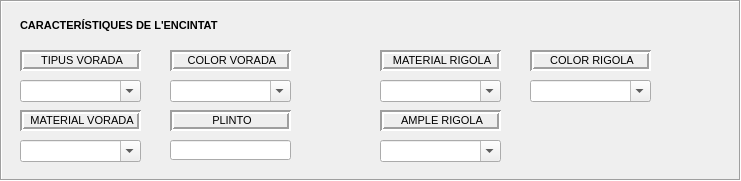
    <widget class="QFrame" name="frame">
     <property name="geometry">
      <rect>
       <x>20</x>
       <y>20</y>
       <width>741</width>
       <height>181</height>
      </rect>
     </property>
     <property name="mouseTracking">
      <bool>false</bool>
     </property>
     <property name="focusPolicy">
      <enum>Qt::NoFocus</enum>
     </property>
     <property name="contextMenuPolicy">
      <enum>Qt::DefaultContextMenu</enum>
     </property>
     <property name="acceptDrops">
      <bool>false</bool>
     </property>
     <property name="toolTip">
      <string/>
     </property>
     <property name="toolTipDuration">
      <number>-1</number>
     </property>
     <property name="statusTip">
      <string/>
     </property>
     <property name="whatsThis">
      <string/>
     </property>
     <property name="accessibleName">
      <string/>
     </property>
     <property name="accessibleDescription">
      <string/>
     </property>
     <property name="layoutDirection">
      <enum>Qt::LeftToRight</enum>
     </property>
     <property name="frameShape">
      <enum>QFrame::Box</enum>
     </property>
     <property name="frameShadow">
      <enum>QFrame::Sunken</enum>
     </property>
     <property name="midLineWidth">
      <number>0</number>
     </property>
     <widget class="QComboBox" name="mat_kerb">
      <property name="geometry">
       <rect>
        <x>20</x>
        <y>140</y>
        <width>121</width>
        <height>22</height>
       </rect>
      </property>
      <property name="editable">
       <bool>true</bool>
      </property>
     </widget>
     <widget class="QComboBox" name="color_kerb">
      <property name="geometry">
       <rect>
        <x>170</x>
        <y>80</y>
        <width>121</width>
        <height>22</height>
       </rect>
      </property>
      <property name="editable">
       <bool>true</bool>
      </property>
     </widget>
     <widget class="QComboBox" name="mat_kslab">
      <property name="geometry">
       <rect>
        <x>380</x>
        <y>80</y>
        <width>121</width>
        <height>22</height>
       </rect>
      </property>
      <property name="editable">
       <bool>true</bool>
      </property>
     </widget>
     <widget class="QLineEdit" name="elev_kerb">
      <property name="enabled">
       <bool>true</bool>
      </property>
      <property name="geometry">
       <rect>
        <x>170</x>
        <y>140</y>
        <width>121</width>
        <height>20</height>
       </rect>
      </property>
      <property name="font">
       <font>
        <family>Arial</family>
       </font>
      </property>
     </widget>
     <widget class="QLabel" name="elev_kerb_label">
      <property name="enabled">
       <bool>true</bool>
      </property>
      <property name="geometry">
       <rect>
        <x>170</x>
        <y>110</y>
        <width>121</width>
        <height>21</height>
       </rect>
      </property>
      <property name="font">
       <font>
        <family>Arial</family>
        <pointsize>8</pointsize>
       </font>
      </property>
      <property name="cursor">
       <cursorShape>ArrowCursor</cursorShape>
      </property>
      <property name="mouseTracking">
       <bool>true</bool>
      </property>
      <property name="focusPolicy">
       <enum>Qt::ClickFocus</enum>
      </property>
      <property name="layoutDirection">
       <enum>Qt::LeftToRight</enum>
      </property>
      <property name="autoFillBackground">
       <bool>false</bool>
      </property>
      <property name="frameShape">
       <enum>QFrame::Box</enum>
      </property>
      <property name="frameShadow">
       <enum>QFrame::Sunken</enum>
      </property>
      <property name="lineWidth">
       <number>2</number>
      </property>
      <property name="text">
       <string>&lt;!DOCTYPE HTML PUBLIC &quot;-//W3C//DTD HTML 4.0//EN&quot; &quot;http://www.w3.org/TR/REC-html40/strict.dtd&quot;&gt;
&lt;html&gt;&lt;head&gt;&lt;meta name=&quot;qrichtext&quot; content=&quot;1&quot; /&gt;&lt;style type=&quot;text/css&quot;&gt;
p, li { white-space: pre-wrap; }
&lt;/style&gt;&lt;/head&gt;&lt;body style=&quot; font-family:'Arial'; font-size:8pt; font-weight:400; font-style:normal;&quot;&gt;
&lt;p align=&quot;center&quot; style=&quot; margin-top:0px; margin-bottom:0px; margin-left:0px; margin-right:0px; -qt-block-indent:0; text-indent:0px;&quot;&gt;PLINTO&lt;/p&gt;&lt;/body&gt;&lt;/html&gt;</string>
      </property>
      <property name="textFormat">
       <enum>Qt::AutoText</enum>
      </property>
      <property name="wordWrap">
       <bool>false</bool>
      </property>
     </widget>
     <widget class="QLabel" name="mod_kerb_label">
      <property name="enabled">
       <bool>true</bool>
      </property>
      <property name="geometry">
       <rect>
        <x>20</x>
        <y>50</y>
        <width>121</width>
        <height>21</height>
       </rect>
      </property>
      <property name="font">
       <font>
        <family>Arial</family>
        <pointsize>8</pointsize>
       </font>
      </property>
      <property name="cursor">
       <cursorShape>ArrowCursor</cursorShape>
      </property>
      <property name="mouseTracking">
       <bool>true</bool>
      </property>
      <property name="focusPolicy">
       <enum>Qt::ClickFocus</enum>
      </property>
      <property name="layoutDirection">
       <enum>Qt::LeftToRight</enum>
      </property>
      <property name="autoFillBackground">
       <bool>false</bool>
      </property>
      <property name="frameShape">
       <enum>QFrame::Box</enum>
      </property>
      <property name="frameShadow">
       <enum>QFrame::Sunken</enum>
      </property>
      <property name="lineWidth">
       <number>2</number>
      </property>
      <property name="text">
       <string>&lt;!DOCTYPE HTML PUBLIC &quot;-//W3C//DTD HTML 4.0//EN&quot; &quot;http://www.w3.org/TR/REC-html40/strict.dtd&quot;&gt;
&lt;html&gt;&lt;head&gt;&lt;meta name=&quot;qrichtext&quot; content=&quot;1&quot; /&gt;&lt;style type=&quot;text/css&quot;&gt;
p, li { white-space: pre-wrap; }
&lt;/style&gt;&lt;/head&gt;&lt;body style=&quot; font-family:'Arial'; font-size:8pt; font-weight:400; font-style:normal;&quot;&gt;
&lt;p align=&quot;center&quot; style=&quot; margin-top:0px; margin-bottom:0px; margin-left:0px; margin-right:0px; -qt-block-indent:0; text-indent:0px;&quot;&gt;TIPUS VORADA&lt;/p&gt;&lt;/body&gt;&lt;/html&gt;</string>
      </property>
      <property name="textFormat">
       <enum>Qt::AutoText</enum>
      </property>
      <property name="wordWrap">
       <bool>false</bool>
      </property>
     </widget>
     <widget class="QLabel" name="color_kerb_label">
      <property name="enabled">
       <bool>true</bool>
      </property>
      <property name="geometry">
       <rect>
        <x>170</x>
        <y>50</y>
        <width>121</width>
        <height>21</height>
       </rect>
      </property>
      <property name="font">
       <font>
        <family>Arial</family>
        <pointsize>8</pointsize>
       </font>
      </property>
      <property name="cursor">
       <cursorShape>ArrowCursor</cursorShape>
      </property>
      <property name="mouseTracking">
       <bool>true</bool>
      </property>
      <property name="focusPolicy">
       <enum>Qt::ClickFocus</enum>
      </property>
      <property name="layoutDirection">
       <enum>Qt::LeftToRight</enum>
      </property>
      <property name="autoFillBackground">
       <bool>false</bool>
      </property>
      <property name="frameShape">
       <enum>QFrame::Box</enum>
      </property>
      <property name="frameShadow">
       <enum>QFrame::Sunken</enum>
      </property>
      <property name="lineWidth">
       <number>2</number>
      </property>
      <property name="text">
       <string>&lt;!DOCTYPE HTML PUBLIC &quot;-//W3C//DTD HTML 4.0//EN&quot; &quot;http://www.w3.org/TR/REC-html40/strict.dtd&quot;&gt;
&lt;html&gt;&lt;head&gt;&lt;meta name=&quot;qrichtext&quot; content=&quot;1&quot; /&gt;&lt;style type=&quot;text/css&quot;&gt;
p, li { white-space: pre-wrap; }
&lt;/style&gt;&lt;/head&gt;&lt;body style=&quot; font-family:'Arial'; font-size:8pt; font-weight:400; font-style:normal;&quot;&gt;
&lt;p align=&quot;center&quot; style=&quot; margin-top:0px; margin-bottom:0px; margin-left:0px; margin-right:0px; -qt-block-indent:0; text-indent:0px;&quot;&gt;COLOR VORADA&lt;/p&gt;&lt;/body&gt;&lt;/html&gt;</string>
      </property>
      <property name="textFormat">
       <enum>Qt::AutoText</enum>
      </property>
      <property name="wordWrap">
       <bool>false</bool>
      </property>
     </widget>
     <widget class="QLabel" name="mat_kerb_label">
      <property name="enabled">
       <bool>true</bool>
      </property>
      <property name="geometry">
       <rect>
        <x>20</x>
        <y>110</y>
        <width>121</width>
        <height>21</height>
       </rect>
      </property>
      <property name="font">
       <font>
        <family>Arial</family>
        <pointsize>8</pointsize>
       </font>
      </property>
      <property name="cursor">
       <cursorShape>ArrowCursor</cursorShape>
      </property>
      <property name="mouseTracking">
       <bool>true</bool>
      </property>
      <property name="focusPolicy">
       <enum>Qt::ClickFocus</enum>
      </property>
      <property name="layoutDirection">
       <enum>Qt::LeftToRight</enum>
      </property>
      <property name="autoFillBackground">
       <bool>false</bool>
      </property>
      <property name="frameShape">
       <enum>QFrame::Box</enum>
      </property>
      <property name="frameShadow">
       <enum>QFrame::Sunken</enum>
      </property>
      <property name="lineWidth">
       <number>2</number>
      </property>
      <property name="text">
       <string>&lt;!DOCTYPE HTML PUBLIC &quot;-//W3C//DTD HTML 4.0//EN&quot; &quot;http://www.w3.org/TR/REC-html40/strict.dtd&quot;&gt;
&lt;html&gt;&lt;head&gt;&lt;meta name=&quot;qrichtext&quot; content=&quot;1&quot; /&gt;&lt;style type=&quot;text/css&quot;&gt;
p, li { white-space: pre-wrap; }
&lt;/style&gt;&lt;/head&gt;&lt;body style=&quot; font-family:'Arial'; font-size:8pt; font-weight:400; font-style:normal;&quot;&gt;
&lt;p align=&quot;center&quot; style=&quot; margin-top:0px; margin-bottom:0px; margin-left:0px; margin-right:0px; -qt-block-indent:0; text-indent:0px;&quot;&gt;MATERIAL VORADA&lt;/p&gt;&lt;/body&gt;&lt;/html&gt;</string>
      </property>
      <property name="textFormat">
       <enum>Qt::AutoText</enum>
      </property>
      <property name="wordWrap">
       <bool>false</bool>
      </property>
     </widget>
     <widget class="QLabel" name="mat_kslab_label">
      <property name="enabled">
       <bool>true</bool>
      </property>
      <property name="geometry">
       <rect>
        <x>380</x>
        <y>50</y>
        <width>121</width>
        <height>21</height>
       </rect>
      </property>
      <property name="font">
       <font>
        <family>Arial</family>
        <pointsize>8</pointsize>
       </font>
      </property>
      <property name="cursor">
       <cursorShape>ArrowCursor</cursorShape>
      </property>
      <property name="mouseTracking">
       <bool>true</bool>
      </property>
      <property name="focusPolicy">
       <enum>Qt::ClickFocus</enum>
      </property>
      <property name="layoutDirection">
       <enum>Qt::LeftToRight</enum>
      </property>
      <property name="autoFillBackground">
       <bool>false</bool>
      </property>
      <property name="frameShape">
       <enum>QFrame::Box</enum>
      </property>
      <property name="frameShadow">
       <enum>QFrame::Sunken</enum>
      </property>
      <property name="lineWidth">
       <number>2</number>
      </property>
      <property name="text">
       <string>&lt;!DOCTYPE HTML PUBLIC &quot;-//W3C//DTD HTML 4.0//EN&quot; &quot;http://www.w3.org/TR/REC-html40/strict.dtd&quot;&gt;
&lt;html&gt;&lt;head&gt;&lt;meta name=&quot;qrichtext&quot; content=&quot;1&quot; /&gt;&lt;style type=&quot;text/css&quot;&gt;
p, li { white-space: pre-wrap; }
&lt;/style&gt;&lt;/head&gt;&lt;body style=&quot; font-family:'Arial'; font-size:8pt; font-weight:400; font-style:normal;&quot;&gt;
&lt;p align=&quot;center&quot; style=&quot; margin-top:0px; margin-bottom:0px; margin-left:0px; margin-right:0px; -qt-block-indent:0; text-indent:0px;&quot;&gt;MATERIAL RIGOLA&lt;/p&gt;&lt;/body&gt;&lt;/html&gt;</string>
      </property>
      <property name="textFormat">
       <enum>Qt::AutoText</enum>
      </property>
      <property name="wordWrap">
       <bool>false</bool>
      </property>
     </widget>
     <widget class="QComboBox" name="mod_kerb">
      <property name="geometry">
       <rect>
        <x>20</x>
        <y>80</y>
        <width>121</width>
        <height>22</height>
       </rect>
      </property>
      <property name="editable">
       <bool>true</bool>
      </property>
     </widget>
     <widget class="QLabel" name="width_kslab_label">
      <property name="enabled">
       <bool>true</bool>
      </property>
      <property name="geometry">
       <rect>
        <x>380</x>
        <y>110</y>
        <width>121</width>
        <height>21</height>
       </rect>
      </property>
      <property name="font">
       <font>
        <family>Arial</family>
        <pointsize>8</pointsize>
       </font>
      </property>
      <property name="cursor">
       <cursorShape>ArrowCursor</cursorShape>
      </property>
      <property name="mouseTracking">
       <bool>true</bool>
      </property>
      <property name="focusPolicy">
       <enum>Qt::ClickFocus</enum>
      </property>
      <property name="layoutDirection">
       <enum>Qt::LeftToRight</enum>
      </property>
      <property name="autoFillBackground">
       <bool>false</bool>
      </property>
      <property name="frameShape">
       <enum>QFrame::Box</enum>
      </property>
      <property name="frameShadow">
       <enum>QFrame::Sunken</enum>
      </property>
      <property name="lineWidth">
       <number>2</number>
      </property>
      <property name="text">
       <string>&lt;!DOCTYPE HTML PUBLIC &quot;-//W3C//DTD HTML 4.0//EN&quot; &quot;http://www.w3.org/TR/REC-html40/strict.dtd&quot;&gt;
&lt;html&gt;&lt;head&gt;&lt;meta name=&quot;qrichtext&quot; content=&quot;1&quot; /&gt;&lt;style type=&quot;text/css&quot;&gt;
p, li { white-space: pre-wrap; }
&lt;/style&gt;&lt;/head&gt;&lt;body style=&quot; font-family:'Arial'; font-size:8pt; font-weight:400; font-style:normal;&quot;&gt;
&lt;p align=&quot;center&quot; style=&quot; margin-top:0px; margin-bottom:0px; margin-left:0px; margin-right:0px; -qt-block-indent:0; text-indent:0px;&quot;&gt;AMPLE RIGOLA&lt;/p&gt;&lt;/body&gt;&lt;/html&gt;</string>
      </property>
      <property name="textFormat">
       <enum>Qt::AutoText</enum>
      </property>
      <property name="wordWrap">
       <bool>false</bool>
      </property>
     </widget>
     <widget class="QLabel" name="label_2">
      <property name="geometry">
       <rect>
        <x>20</x>
        <y>10</y>
        <width>211</width>
        <height>31</height>
       </rect>
      </property>
      <property name="font">
       <font>
        <family>Arial</family>
        <pointsize>9</pointsize>
        <weight>75</weight>
        <bold>true</bold>
       </font>
      </property>
      <property name="layoutDirection">
       <enum>Qt::LeftToRight</enum>
      </property>
      <property name="autoFillBackground">
       <bool>false</bool>
      </property>
      <property name="text">
       <string>&lt;!DOCTYPE HTML PUBLIC &quot;-//W3C//DTD HTML 4.0//EN&quot; &quot;http://www.w3.org/TR/REC-html40/strict.dtd&quot;&gt;
&lt;html&gt;&lt;head&gt;&lt;meta name=&quot;qrichtext&quot; content=&quot;1&quot; /&gt;&lt;style type=&quot;text/css&quot;&gt;
p, li { white-space: pre-wrap; }
&lt;/style&gt;&lt;/head&gt;&lt;body style=&quot; font-family:'Arial'; font-size:9pt; font-weight:600; font-style:normal;&quot;&gt;
&lt;p style=&quot; margin-top:0px; margin-bottom:0px; margin-left:0px; margin-right:0px; -qt-block-indent:0; text-indent:0px;&quot;&gt;&lt;span style=&quot; font-family:'MS Shell Dlg 2'; font-size:8pt;&quot;&gt;CARACTERÍSTIQUES DE L'ENCINTAT&lt;/span&gt;&lt;/p&gt;&lt;/body&gt;&lt;/html&gt;</string>
      </property>
      <property name="textFormat">
       <enum>Qt::AutoText</enum>
      </property>
     </widget>
     <widget class="QLabel" name="color_kslab_label">
      <property name="enabled">
       <bool>true</bool>
      </property>
      <property name="geometry">
       <rect>
        <x>530</x>
        <y>50</y>
        <width>121</width>
        <height>21</height>
       </rect>
      </property>
      <property name="font">
       <font>
        <family>Arial</family>
        <pointsize>8</pointsize>
       </font>
      </property>
      <property name="cursor">
       <cursorShape>ArrowCursor</cursorShape>
      </property>
      <property name="mouseTracking">
       <bool>true</bool>
      </property>
      <property name="focusPolicy">
       <enum>Qt::ClickFocus</enum>
      </property>
      <property name="layoutDirection">
       <enum>Qt::LeftToRight</enum>
      </property>
      <property name="autoFillBackground">
       <bool>false</bool>
      </property>
      <property name="frameShape">
       <enum>QFrame::Box</enum>
      </property>
      <property name="frameShadow">
       <enum>QFrame::Sunken</enum>
      </property>
      <property name="lineWidth">
       <number>2</number>
      </property>
      <property name="text">
       <string>&lt;!DOCTYPE HTML PUBLIC &quot;-//W3C//DTD HTML 4.0//EN&quot; &quot;http://www.w3.org/TR/REC-html40/strict.dtd&quot;&gt;
&lt;html&gt;&lt;head&gt;&lt;meta name=&quot;qrichtext&quot; content=&quot;1&quot; /&gt;&lt;style type=&quot;text/css&quot;&gt;
p, li { white-space: pre-wrap; }
&lt;/style&gt;&lt;/head&gt;&lt;body style=&quot; font-family:'Arial'; font-size:8pt; font-weight:400; font-style:normal;&quot;&gt;
&lt;p align=&quot;center&quot; style=&quot; margin-top:0px; margin-bottom:0px; margin-left:0px; margin-right:0px; -qt-block-indent:0; text-indent:0px;&quot;&gt;COLOR RIGOLA&lt;/p&gt;&lt;/body&gt;&lt;/html&gt;</string>
      </property>
      <property name="textFormat">
       <enum>Qt::AutoText</enum>
      </property>
      <property name="wordWrap">
       <bool>false</bool>
      </property>
     </widget>
     <widget class="QComboBox" name="color_ksla">
      <property name="geometry">
       <rect>
        <x>530</x>
        <y>80</y>
        <width>121</width>
        <height>22</height>
       </rect>
      </property>
      <property name="editable">
       <bool>true</bool>
      </property>
     </widget>
     <widget class="QComboBox" name="widt_kslab">
      <property name="geometry">
       <rect>
        <x>380</x>
        <y>140</y>
        <width>121</width>
        <height>22</height>
       </rect>
      </property>
      <property name="editable">
       <bool>true</bool>
      </property>
     </widget>
    </widget>
